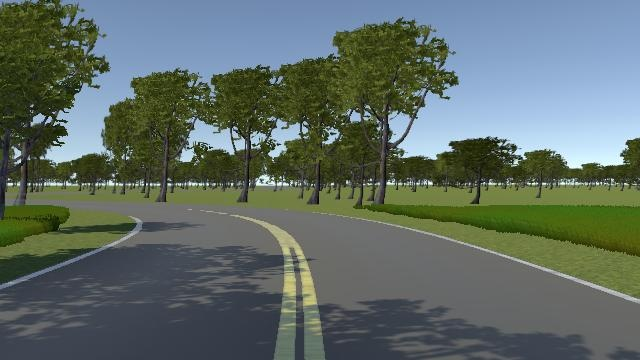
#> input picture code_albb/imgs/lane_treeShadow.jpg, 640 x 360 px
$ python detectContour.py
#> lines starting #> are read from the running program, lines starting #| are printed output that depends on the picture; after the words box and inside, x2 and y2 are one past the last pixel; in counts of white or black regions, pixels touching at a corner belong together
import cv2
import numpy as np

def main():
    path = "./imgs/lane_treeShadow.jpg"
    img_bgr = cv2.imread(path)
#> img_bgr is the input picture: shape (360, 640, 3); mean B, G, R 102.3, 108.5, 95.6
    img_bgr = img_bgr[190:,:]
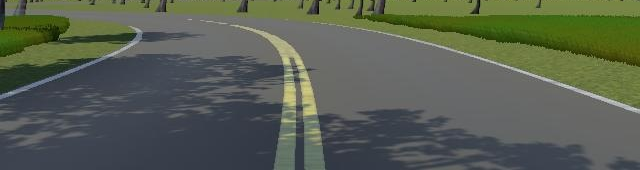
#> img_bgr: shape (170, 640, 3); mean B, G, R 81.1, 95, 87.9

    lower_green = np.array([95,0,0]).astype("uint8")
    upper_green = np.array([255,255,255]).astype("uint8")

    mask = cv2.inRange(img_bgr,lower_green,upper_green)
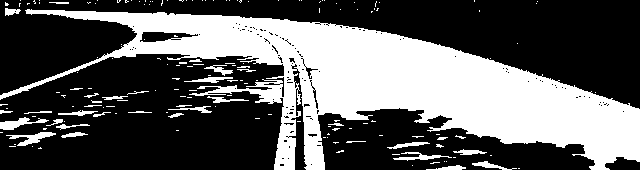
#> mask: shape (170, 640); 36.8% white; 166 white regions (131 under 20 px), largest, box (x1, y1, x2, y2) and area: (0, 9, 640, 170) 36830, (6, 132, 56, 146) 274, (0, 117, 49, 130) 268
    lane = cv2.bitwise_and(img_bgr, img_bgr, mask=mask)
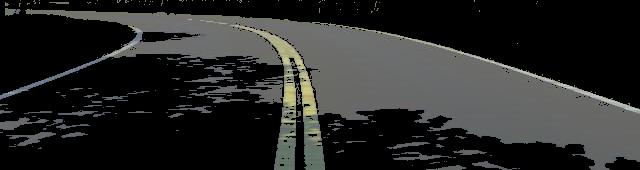
#> lane: shape (170, 640, 3); mean B, G, R 39.8, 41, 40.3
    cv2.imshow("llll",lane)
    lane_gray = cv2.cvtColor(lane,cv2.COLOR_BGR2GRAY)
    thresh = cv2.adaptiveThreshold(lane_gray, 255, cv2.ADAPTIVE_THRESH_GAUSSIAN_C, cv2.THRESH_BINARY,11,2)
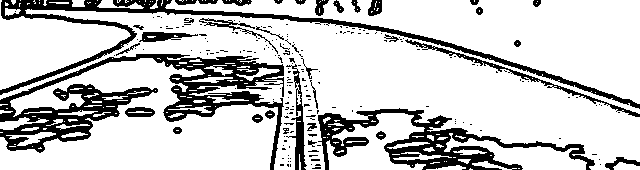
#> thresh: shape (170, 640); 78.8% white; 207 black regions (171 under 20 px)

    contours, hierarchy = cv2.findContours(thresh, cv2.RETR_TREE,cv2.CHAIN_APPROX_SIMPLE)
#> contours = 467 contours, 396 with area under 20; largest, box (x1, y1, x2, y2) and area: (0, 9, 640, 170) 35140, (165, 0, 640, 104) 18106, (0, 58, 278, 170) 16911, (0, 0, 131, 90) 5570, (326, 113, 426, 170) 2820

    area=[]

    for i, contour in enumerate(contours):
        area.append(cv2.contourArea(contour))
#> this loop made 467 passes
#> contour on passes 1, 2, 4: [[518, 168], [519, 168]], [[470, 168], [469, 169], [472, 169], [471, 169]], [[412, 165]]
#> after the loop, area = 467 values, max 35140 at index 138, min 0 at index 0, mean 184.8

    max_area = np.max(area)
#> max_area = 35140
    idx = area.index(max_area)
#> idx = 138

    print(idx)
#| 138
    cnt = contours[idx]
#> cnt = contour of 1507 points, box (x1, y1, x2, y2) (0, 9, 640, 170), area 35140
    print(cnt)
#> (printed output is left out)
    cv2.drawContours(lane,[cnt],0,(255,0,255),1)
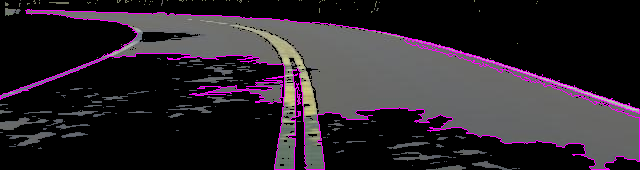
#> lane: shape (170, 640, 3); 3.01% of pixels changed, all inside (x1, y1, x2, y2) = (0, 9, 640, 170)

    cv2.imshow("lane",lane)
    cv2.imshow("lane_gray",lane_gray)
    cv2.imshow("thresh",thresh)
    cv2.waitKey(0)

if(__name__ == __name__):
    main()

$ run again, with code_albb/imgs/lane_normal.jpg copied over code_albb/imgs/lane_treeShadow.jpg
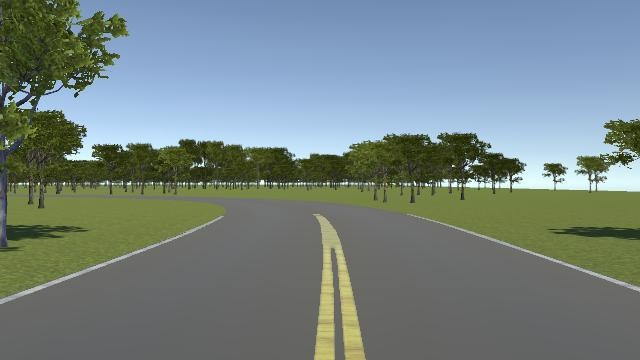
#> input picture code_albb/imgs/lane_normal.jpg, 640 x 360 px
#> in main, img_bgr is the input picture: shape (360, 640, 3); mean B, G, R 129.7, 131.3, 117.3
#> img_bgr: shape (170, 640, 3)
#> in main, `mask = cv2.inRange(img_bgr,lower_green,upper_green)`:
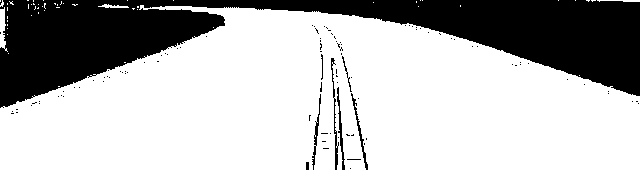
#> mask: shape (170, 640); 70.9% white; 103 black regions (95 under 20 px), largest, box (x1, y1, x2, y2) and area: (0, 0, 640, 108) 30660, (331, 58, 339, 170) 209, (337, 87, 345, 170) 185
#> thresh: shape (170, 640); 92.1% white; 178 black regions (153 under 20 px)
#> contours = 287 contours, 257 with area under 20; largest, box (x1, y1, x2, y2) and area: (0, 5, 640, 170) 75150, (178, 0, 640, 92) 13356, (0, 0, 220, 103) 10821, (13, 55, 162, 111) 622, (158, 36, 205, 58) 208
#> the loop in main, `for i, contour in enumerate(contours):` made 287 passes
#> contour on passes 1 to 3: [[608, 92]], [[595, 88], [596, 88]], [[591, 87]]
#> after the loop in main, `for i, contour in enumerate(contours):`: area = 287 values, max 75150 at index 36, min 0 at index 0, mean 357.2
#> max_area = 75150
#> idx = 36
#| 36
#> cnt = contour of 997 points, box (x1, y1, x2, y2) (0, 5, 640, 170), area 75150
#> (printed output is left out)
#> in main, `cv2.drawContours(lane,[cnt],0,(255,0,255),1)`:
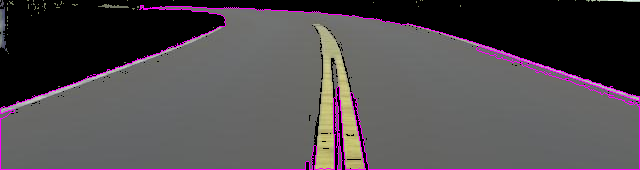
#> lane: shape (170, 640, 3); mean B, G, R 78.3, 74.9, 80.4
